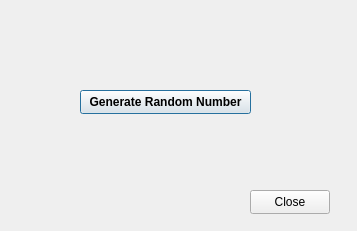
<?xml version="1.0" encoding="UTF-8"?>
<ui version="4.0">
 <class>Dialog</class>
 <widget class="QDialog" name="Dialog">
  <property name="geometry">
   <rect>
    <x>0</x>
    <y>0</y>
    <width>357</width>
    <height>231</height>
   </rect>
  </property>
  <property name="windowTitle">
   <string>Dialog</string>
  </property>
  <widget class="QPushButton" name="random">
   <property name="geometry">
    <rect>
     <x>80</x>
     <y>90</y>
     <width>171</width>
     <height>24</height>
    </rect>
   </property>
   <property name="font">
    <font>
     <bold>true</bold>
    </font>
   </property>
   <property name="text">
    <string>Generate Random Number</string>
   </property>
  </widget>
  <widget class="QPushButton" name="close">
   <property name="geometry">
    <rect>
     <x>250</x>
     <y>190</y>
     <width>80</width>
     <height>24</height>
    </rect>
   </property>
   <property name="text">
    <string>Close</string>
   </property>
  </widget>
 </widget>
 <resources/>
 <connections>
  <connection>
   <sender>close</sender>
   <signal>clicked()</signal>
   <receiver>Dialog</receiver>
   <slot>reject()</slot>
   <hints>
    <hint type="sourcelabel">
     <x>305</x>
     <y>200</y>
    </hint>
    <hint type="destinationlabel">
     <x>338</x>
     <y>178</y>
    </hint>
   </hints>
  </connection>
 </connections>
</ui>
